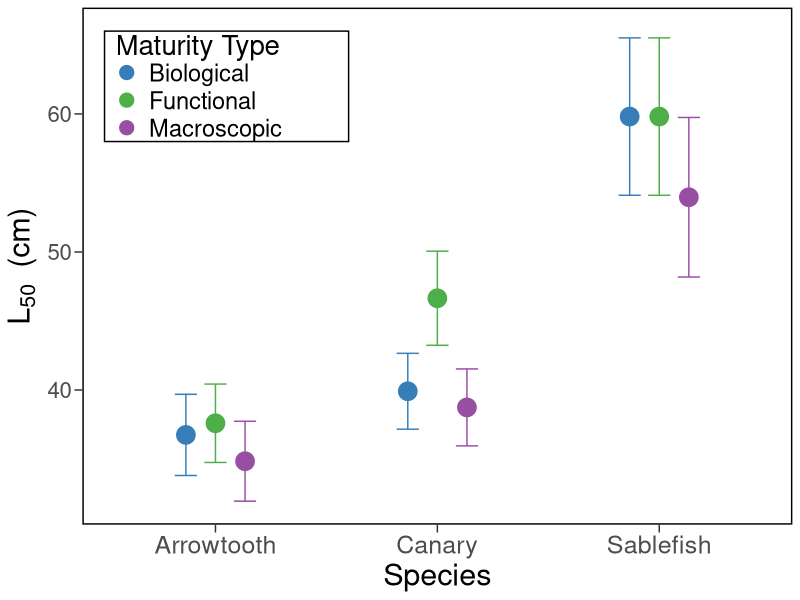
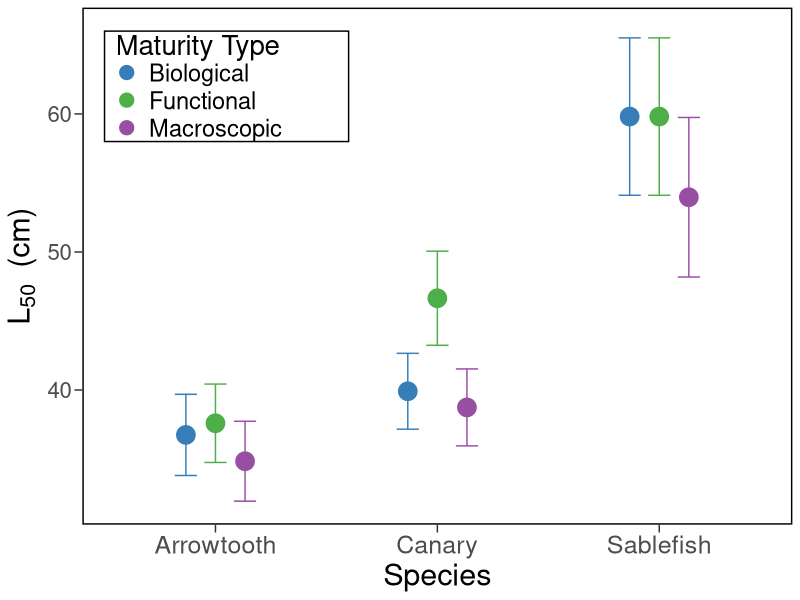

These figures' R source, in order:
### Fitting logistic curves to maturity ###

# This code calculates L50 for all three species and produces Figure 1

library(tidyverse)
library(here)

##--Sablefish-------------------------------------------------------------------

SABL.mat<-read.csv(here("data", "sablefish_maturity.csv"))
SABL.cert<-subset(SABL.mat,Certainty==1) #subset only certain sammples#
Data.in<-SABL.cert

### BIOLOGICAL MATURITY ###

###glm fit###

fit.mat.glm.bio <- glm (maturity ~ length, data = data.frame(length = Data.in$Length, maturity = Data.in$Biological_maturity),
                        family = binomial(link ="logit"))
vector.bio = c(fit.mat.glm.bio$coefficients)

# A_glm = intercept
# B_glm = slope

A_glm.bio <- vector.bio[1] 
B_glm.bio <- vector.bio[2]
Lmat50.bio = -(A_glm.bio/B_glm.bio)
Lmat50.bio

cor(Data.in$Length, Data.in$Biological_maturity)

sA.bio <- summary (fit.mat.glm.bio)$coef[1,2] 
sB.bio <- summary (fit.mat.glm.bio)$coef[2,2]    
r.bio <-cor(Data.in$Length, Data.in$Biological_maturity)
n <- sum(Data.in$Certainty)

#Variance estimator
deltamethod.bio <- ((sA.bio^2)/(B_glm.bio^2))- ((2*A_glm.bio*sA.bio*sB.bio*r.bio)/(B_glm.bio^3))+ (((A_glm.bio^2)*(sB.bio^2))/(B_glm.bio^4))
deltamethod.bio

### 95% Confidence Interval equation

con.bio <- 1.96*(sqrt(deltamethod.bio)/sqrt(n))
bio_mat = c(Lmat50.bio,con.bio)



### FUNCTIONAL MATURITY ###

###glm fit###

fit.mat.glm.fun <- glm (maturity ~ 1 + length, data <-data.frame(length = Data.in$Length, maturity <- Data.in$Functional_maturity),
                        family = binomial(link ="logit"))
vector.fun = c(fit.mat.glm.fun$coefficients)

# A_glm = intercept
# B_glm = slope

A_glm.fun <- vector.fun[1] 
B_glm.fun <- vector.fun[2]
Lmat50.fun = -(A_glm.fun/B_glm.fun)
Lmat50.fun

cor(Data.in$Length, Data.in$Functional_maturity)

sA.fun <- summary (fit.mat.glm.fun)$coef[1,2] 
sB.fun <- summary (fit.mat.glm.fun)$coef[2,2]    
r.fun <-cor(Data.in$Length, Data.in$Functional_maturity)
n <- sum(Data.in$Certainty)

#Variance estimator
deltamethod.fun <- ((sA.fun^2)/(B_glm.fun^2))- ((2*A_glm.fun*sA.fun*sB.fun*r.fun)/(B_glm.fun^3))+ (((A_glm.fun^2)*(sB.fun^2))/(B_glm.fun^4))
deltamethod.fun

### 95% Confidence Interval equation 

con.fun <- 1.96*(sqrt(deltamethod.fun)/sqrt(n))
fun_mat = c(Lmat50.fun,con.fun)



### MACRO MATURITY ###

###glm fit###

fit.mat.glm.macro <- glm (maturity ~ 1 + length, data <-data.frame(length = Data.in$Length, maturity <- Data.in$Macro_maturity),
                          family = binomial(link ="logit"))
vector.macro = c(fit.mat.glm.macro$coefficients)

# A_glm = intercept
# B_glm = slope

A_glm.macro <- vector.macro[1] 
B_glm.macro <- vector.macro[2]
Lmat50.macro = -(A_glm.macro/B_glm.macro)
Lmat50.macro

cor(Data.in$Length, Data.in$Macro_maturity)

sA.macro <- summary (fit.mat.glm.macro)$coef[1,2] 
sB.macro <- summary (fit.mat.glm.macro)$coef[2,2]    
r.macro <-cor(Data.in$Length, Data.in$Macro_maturity)
n <- sum(Data.in$Certainty)

#Variance estimator
deltamethod.macro <- ((sA.macro^2)/(B_glm.macro^2))- ((2*A_glm.macro*sA.macro*sB.macro*r.macro)/(B_glm.macro^3))+ (((A_glm.macro^2)*(sB.macro^2))/(B_glm.macro^4))
deltamethod.macro

##### 95% Confidence Interval equation#######

con.macro <- 1.96*(sqrt(deltamethod.macro)/sqrt(n))
macro_mat = c(Lmat50.macro,con.macro)

### RESULTS ###

GLM.maturity.data = rbind(bio_mat,fun_mat,macro_mat)
colnames(GLM.maturity.data) = c("Lmat50", "CI_95")
GLM.maturity.data = as.data.frame(GLM.maturity.data)
sablefish_maturity_results <- GLM.maturity.data
sablefish_maturity_results$species <- "Sablefish"
sablefish_maturity_results <- rownames_to_column(sablefish_maturity_results, "mat_type")


### Get maturity parameters for use in stock assessment model

# Change seq() to match length bins in data file

# Biological maturity 
bio_params_sablefish <- c(as.numeric(predict.glm(fit.mat.glm.bio,type=c("response"),newdata=data.frame(length=c(seq(12,80,2)))),row.names=FALSE))

# Functional maturity
fun_params_sablefish <- c(as.numeric(predict.glm(fit.mat.glm.fun,type=c("response"),newdata=data.frame(length=c(seq(12,80,2)))),row.names=FALSE))

# Macroscopic maturity
mac_params_sablefish <- c(as.numeric(predict.glm(fit.mat.glm.macro,type=c("response"),newdata=data.frame(length=c(seq(12,80,2)))),row.names=FALSE))



##--Canary Rockfish-------------------------------------------------------------

CNRY.mat<-read.csv(here("data", "canary_maturity.csv"))
CNRY.cert<-subset(CNRY.mat,Certainty==1) #subset only certain sammples#
Data.in<-CNRY.cert

### BIOLOGICAL MATURITY ###

###glm fit###

fit.mat.glm.bio <- glm (maturity ~ length, data = data.frame(length = Data.in$Length, maturity = Data.in$Biological_maturity),
                        family = binomial(link ="logit"))
vector.bio = c(fit.mat.glm.bio$coefficients)

# A_glm = intercept
# B_glm = slope

A_glm.bio <- vector.bio[1] 
B_glm.bio <- vector.bio[2]
Lmat50.bio = -(A_glm.bio/B_glm.bio)
Lmat50.bio

cor(Data.in$Length, Data.in$Biological_maturity)

sA.bio <- summary (fit.mat.glm.bio)$coef[1,2] 
sB.bio <- summary (fit.mat.glm.bio)$coef[2,2]    
r.bio <-cor(Data.in$Length, Data.in$Biological_maturity)
n <- sum(Data.in$Certainty)

#Variance estimator
deltamethod.bio <- ((sA.bio^2)/(B_glm.bio^2))- ((2*A_glm.bio*sA.bio*sB.bio*r.bio)/(B_glm.bio^3))+ (((A_glm.bio^2)*(sB.bio^2))/(B_glm.bio^4))
deltamethod.bio

### 95% Confidence Interval equation

con.bio <- 1.96*(sqrt(deltamethod.bio)/sqrt(n))
bio_mat = c(Lmat50.bio,con.bio)



### FUNCTIONAL MATURITY ###

###glm fit###

fit.mat.glm.fun <- glm (maturity ~ 1 + length, data <-data.frame(length = Data.in$Length, maturity <- Data.in$Functional_maturity),
                        family = binomial(link ="logit"))
vector.fun = c(fit.mat.glm.fun$coefficients)

# A_glm = intercept
# B_glm = slope

A_glm.fun <- vector.fun[1] 
B_glm.fun <- vector.fun[2]
Lmat50.fun = -(A_glm.fun/B_glm.fun)
Lmat50.fun

cor(Data.in$Length, Data.in$Functional_maturity)

sA.fun <- summary (fit.mat.glm.fun)$coef[1,2] 
sB.fun <- summary (fit.mat.glm.fun)$coef[2,2]    
r.fun <-cor(Data.in$Length, Data.in$Functional_maturity)
n <- sum(Data.in$Certainty)

#Variance estimator
deltamethod.fun <- ((sA.fun^2)/(B_glm.fun^2))- ((2*A_glm.fun*sA.fun*sB.fun*r.fun)/(B_glm.fun^3))+ (((A_glm.fun^2)*(sB.fun^2))/(B_glm.fun^4))
deltamethod.fun

### 95% Confidence Interval equation 

con.fun <- 1.96*(sqrt(deltamethod.fun)/sqrt(n))
fun_mat = c(Lmat50.fun,con.fun)



### MACRO MATURITY ###

###glm fit###

fit.mat.glm.macro <- glm (maturity ~ 1 + length, data <-data.frame(length = Data.in$Length, maturity <- Data.in$Macro_maturity),
                          family = binomial(link ="logit"))
vector.macro = c(fit.mat.glm.macro$coefficients)

# A_glm = intercept
# B_glm = slope

A_glm.macro <- vector.macro[1] 
B_glm.macro <- vector.macro[2]
Lmat50.macro = -(A_glm.macro/B_glm.macro)
Lmat50.macro

cor(Data.in$Length, Data.in$Macro_maturity)

sA.macro <- summary (fit.mat.glm.macro)$coef[1,2] 
sB.macro <- summary (fit.mat.glm.macro)$coef[2,2]    
r.macro <-cor(Data.in$Length, Data.in$Macro_maturity)
n <- sum(Data.in$Certainty)

#Variance estimator
deltamethod.macro <- ((sA.macro^2)/(B_glm.macro^2))- ((2*A_glm.macro*sA.macro*sB.macro*r.macro)/(B_glm.macro^3))+ (((A_glm.macro^2)*(sB.macro^2))/(B_glm.macro^4))
deltamethod.macro

##### 95% Confidence Interval equation#######

con.macro <- 1.96*(sqrt(deltamethod.macro)/sqrt(n))
macro_mat = c(Lmat50.macro,con.macro)

### RESULTS ###

GLM.maturity.data = rbind(bio_mat,fun_mat,macro_mat)
colnames(GLM.maturity.data) = c("Lmat50", "CI_95")
GLM.maturity.data = as.data.frame(GLM.maturity.data)
canary_maturity_results <- GLM.maturity.data
canary_maturity_results$species <- "Canary"
canary_maturity_results <- rownames_to_column(canary_maturity_results, "mat_type")


### Get maturity parameters for use in stock assessment model

# Change seq() to match length bins in data file

# Biological maturity 
bio_params_canary <- c(as.numeric(predict.glm(fit.mat.glm.bio,type=c("response"),newdata=data.frame(length=c(seq(12,80,2)))),row.names=FALSE))

# Functional maturity
fun_params_canary <- c(as.numeric(predict.glm(fit.mat.glm.fun,type=c("response"),newdata=data.frame(length=c(seq(12,80,2)))),row.names=FALSE))

# Macroscopic maturity
mac_params_canary <- c(as.numeric(predict.glm(fit.mat.glm.macro,type=c("response"),newdata=data.frame(length=c(seq(12,80,2)))),row.names=FALSE))



##--Arrowtooth Flounder-------------------------------------------------------------

ARTH.mat<-read.csv(here("data", "arrowtooth_maturity.csv"))
ARTH.cert<-subset(ARTH.mat,Certainty==1) #subset only certain sammples#
Data.in<-ARTH.cert

### BIOLOGICAL MATURITY ###

###glm fit###

fit.mat.glm.bio <- glm (maturity ~ length, data = data.frame(length = Data.in$Length, maturity = Data.in$Biological_maturity),
                        family = binomial(link ="logit"))
vector.bio = c(fit.mat.glm.bio$coefficients)

# A_glm = intercept
# B_glm = slope

A_glm.bio <- vector.bio[1] 
B_glm.bio <- vector.bio[2]
Lmat50.bio = -(A_glm.bio/B_glm.bio)
Lmat50.bio

cor(Data.in$Length, Data.in$Biological_maturity)

sA.bio <- summary (fit.mat.glm.bio)$coef[1,2] 
sB.bio <- summary (fit.mat.glm.bio)$coef[2,2]    
r.bio <-cor(Data.in$Length, Data.in$Biological_maturity)
n <- sum(Data.in$Certainty)

#Variance estimator
deltamethod.bio <- ((sA.bio^2)/(B_glm.bio^2))- ((2*A_glm.bio*sA.bio*sB.bio*r.bio)/(B_glm.bio^3))+ (((A_glm.bio^2)*(sB.bio^2))/(B_glm.bio^4))
deltamethod.bio

### 95% Confidence Interval equation

con.bio <- 1.96*(sqrt(deltamethod.bio)/sqrt(n))
bio_mat = c(Lmat50.bio,con.bio)



### FUNCTIONAL MATURITY ###

###glm fit###

fit.mat.glm.fun <- glm (maturity ~ 1 + length, data <-data.frame(length = Data.in$Length, maturity <- Data.in$Functional_maturity),
                        family = binomial(link ="logit"))
vector.fun = c(fit.mat.glm.fun$coefficients)

# A_glm = intercept
# B_glm = slope

A_glm.fun <- vector.fun[1] 
B_glm.fun <- vector.fun[2]
Lmat50.fun = -(A_glm.fun/B_glm.fun)
Lmat50.fun

cor(Data.in$Length, Data.in$Functional_maturity)

sA.fun <- summary (fit.mat.glm.fun)$coef[1,2] 
sB.fun <- summary (fit.mat.glm.fun)$coef[2,2]    
r.fun <-cor(Data.in$Length, Data.in$Functional_maturity)
n <- sum(Data.in$Certainty)

#Variance estimator
deltamethod.fun <- ((sA.fun^2)/(B_glm.fun^2))- ((2*A_glm.fun*sA.fun*sB.fun*r.fun)/(B_glm.fun^3))+ (((A_glm.fun^2)*(sB.fun^2))/(B_glm.fun^4))
deltamethod.fun

### 95% Confidence Interval equation 

con.fun <- 1.96*(sqrt(deltamethod.fun)/sqrt(n))
fun_mat = c(Lmat50.fun,con.fun)



### MACRO MATURITY ###

###glm fit###

fit.mat.glm.macro <- glm (maturity ~ 1 + length, data <-data.frame(length = Data.in$Length, maturity <- Data.in$Macro_maturity),
                          family = binomial(link ="logit"))
vector.macro = c(fit.mat.glm.macro$coefficients)

# A_glm = intercept
# B_glm = slope

A_glm.macro <- vector.macro[1] 
B_glm.macro <- vector.macro[2]
Lmat50.macro = -(A_glm.macro/B_glm.macro)
Lmat50.macro

cor(Data.in$Length, Data.in$Macro_maturity)

sA.macro <- summary (fit.mat.glm.macro)$coef[1,2] 
sB.macro <- summary (fit.mat.glm.macro)$coef[2,2]    
r.macro <-cor(Data.in$Length, Data.in$Macro_maturity)
n <- sum(Data.in$Certainty)

#Variance estimator
deltamethod.macro <- ((sA.macro^2)/(B_glm.macro^2))- ((2*A_glm.macro*sA.macro*sB.macro*r.macro)/(B_glm.macro^3))+ (((A_glm.macro^2)*(sB.macro^2))/(B_glm.macro^4))
deltamethod.macro

##### 95% Confidence Interval equation#######

con.macro <- 1.96*(sqrt(deltamethod.macro)/sqrt(n))
macro_mat = c(Lmat50.macro,con.macro)

### RESULTS ###

GLM.maturity.data = rbind(bio_mat,fun_mat,macro_mat)
colnames(GLM.maturity.data) = c("Lmat50", "CI_95")
GLM.maturity.data = as.data.frame(GLM.maturity.data)
arrowtooth_maturity_results <- GLM.maturity.data
arrowtooth_maturity_results$species <- "Arrowtooth"
arrowtooth_maturity_results <- rownames_to_column(arrowtooth_maturity_results, "mat_type")

### Get maturity parameters for use in stock assessment model

# Change seq() to match length bins in data file

# Biological maturity 
bio_params_arrowtooth <- c(as.numeric(predict.glm(fit.mat.glm.bio,type=c("response"),newdata=data.frame(length=c(seq(12,80,2)))),row.names=FALSE))

# Functional maturity
fun_params_arrowtooth <- c(as.numeric(predict.glm(fit.mat.glm.fun,type=c("response"),newdata=data.frame(length=c(seq(12,80,2)))),row.names=FALSE))

# Macroscopic maturity
mac_params_arrowtooth <- c(as.numeric(predict.glm(fit.mat.glm.macro,type=c("response"),newdata=data.frame(length=c(seq(12,80,2)))),row.names=FALSE))



##--Join results, plot----------------------------------------------------------

combined_maturity_results <- union(union(sablefish_maturity_results, canary_maturity_results), arrowtooth_maturity_results)

# Create a color scheme
mat_type_cols <- c("bio_mat" = "#377eb8", "fun_mat" = "#4daf4a", "macro_mat" = "#984ea3")

maturity_plot <- ggplot(combined_maturity_results, aes(x =  species, y = Lmat50, color = mat_type))+
  geom_point(position = position_dodge(width = 0.4), size = 6)+
  geom_errorbar(aes(ymin = (Lmat50 - CI_95), ymax = (Lmat50+CI_95)), position = position_dodge(width = 0.4), width = 0.3)+
  xlab("Species")+
  ylab(expression("L"[50]~" (cm)"))+
  scale_color_manual(values = mat_type_cols)+
  theme(panel.background = element_rect(color = "black", fill = "white", size = 1),
        axis.text.x = element_text(size = 18),
        axis.text.y = element_text(size = 16),
        axis.title = element_text(size = 22),
        legend.position = "none",
        panel.grid.major = element_blank(),
        panel.grid.minor = element_blank(),
        axis.ticks.length = unit(0.2, "cm"))+
  # Create a legend manually
  annotate(geom = "rect", ymin = 58, ymax = 66, xmin = 0.5, xmax = 1.6, color = "black", fill = "white")+
  # Title
  annotate(geom = "text", x = 0.55, y = 65, hjust = 0, label = "Maturity Type", size = 7)+
  # Biological Maturity
  annotate(geom = "text", x = 0.7, y = 63, hjust = 0, label = "Biological", size = 6)+
  annotate(geom = "point", x = 0.6, y = 63, color = "#377eb8", size = 4.5)+
  # Functional Maturity
  annotate(geom = "text", x = 0.7, y = 61, hjust = 0, label = "Functional", size = 6)+
  annotate(geom = "point", x = 0.6, y = 61, color = "#4daf4a", size = 4.5)+
  # Macroscopic Maturity
  annotate(geom = "text", x = 0.7, y = 59, hjust = 0, label = "Macroscopic", size = 6)+
  annotate(geom = "point", x = 0.6, y = 59, color = "#984ea3", size = 4.5)

maturity_plot

ggsave(here("figures", "Fig1.eps"), maturity_plot, width = 8, height = 8, device = "eps")

